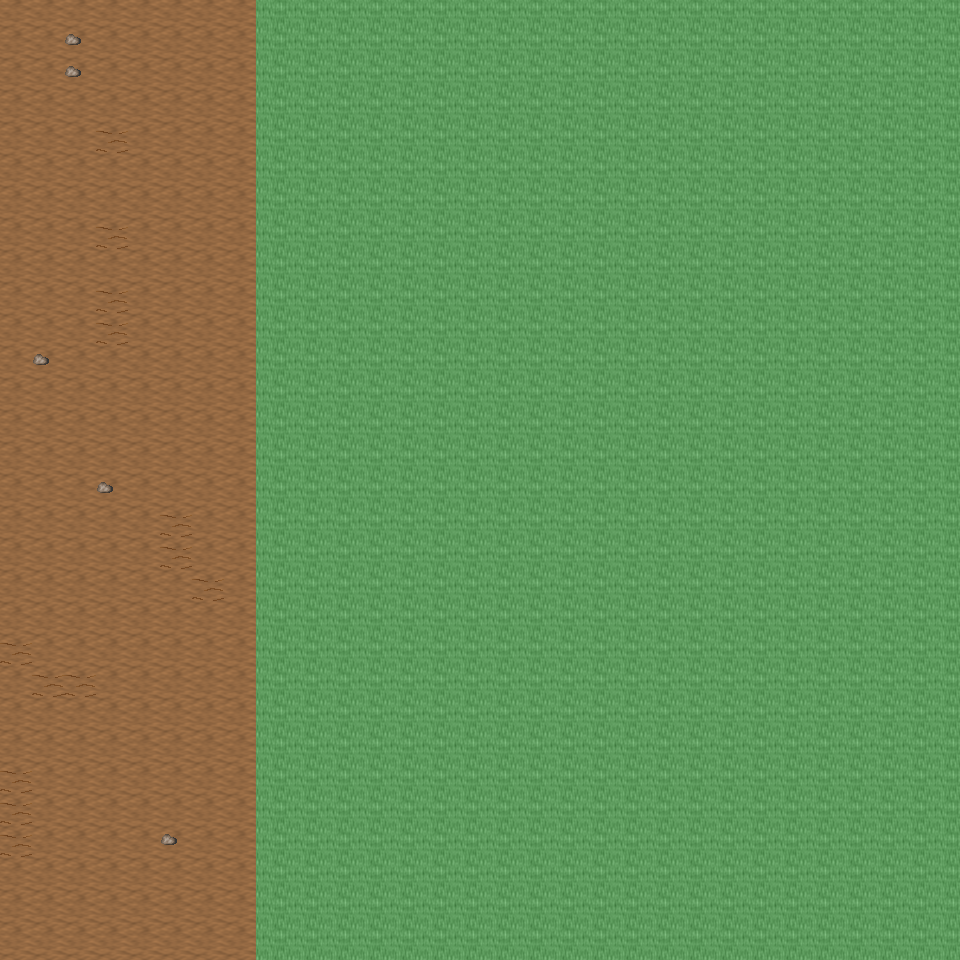

A 2D game scene composited from a Tiled map and its tileset images. What follows is a short description and the map's XML, with each tile layer's data collapsed to a summary:
An orthogonal 30x30 tile map with 32x32 px tiles, 6 tile layers (Ground, Object, Object2, Above, ...), 17 tilesets and 3 objects (3x mapchange).

<map version="1.0" orientation="orthogonal" renderorder="right-down" width="30" height="30" tilewidth="32" tileheight="32" nextobjectid="4">
  <tileset firstgid="1" name="tileset_ground_ground" tilewidth="32" tileheight="32" tilecount="33" columns="3">
    <image source="../drawable/tileset_ground_ground.png" width="96" height="352" />
  </tileset>
  <tileset firstgid="34" name="tileset_ground_rock_pebbles" tilewidth="32" tileheight="32" tilecount="3" columns="1">
    <image source="../drawable/tileset_ground_rock_pebbles.png" width="32" height="96" />
  </tileset>
  <tileset firstgid="37" name="tileset_ground_grass_edges" tilewidth="32" tileheight="32" tilecount="36" columns="12">
    <image source="../drawable/tileset_ground_grass_edges.png" width="384" height="96" />
  </tileset>
  <tileset firstgid="73" name="tileset_plant_flower_daisy_white" tilewidth="32" tileheight="32" tilecount="8" columns="2">
    <image source="../drawable/tileset_plant_flower_daisy_white.png" width="64" height="128" />
  </tileset>
  <tileset firstgid="81" name="tileset_ground_ridge_earth_dark" tilewidth="32" tileheight="32" tilecount="96" columns="12">
    <image source="../drawable/tileset_ground_ridge_earth_dark.png" width="384" height="256" />
  </tileset>
  <tileset firstgid="177" name="tileset_plant_grasses" tilewidth="32" tileheight="32" tilecount="6" columns="3">
    <image source="../drawable/tileset_plant_grasses.png" width="96" height="64" />
  </tileset>
  <tileset firstgid="183" name="tileset_ground_earth_edges" tilewidth="32" tileheight="32" tilecount="18" columns="6">
    <image source="../drawable/tileset_ground_earth_edges.png" width="192" height="96" />
  </tileset>
  <tileset firstgid="201" name="tileset_ground_pothole" tilewidth="32" tileheight="32" tilecount="4" columns="4">
    <image source="../drawable/tileset_ground_pothole.png" width="128" height="32" />
  </tileset>
  <tileset firstgid="205" name="tileset_item_statue_green_stone_3" tilewidth="32" tileheight="32" tilecount="3" columns="1">
    <image source="../drawable/tileset_item_statue_green_stone_3.png" width="32" height="96" />
  </tileset>
  <tileset firstgid="208" name="tileset_ground_rock_rocks_2" tilewidth="32" tileheight="32" tilecount="4" columns="2">
    <image source="../drawable/tileset_ground_rock_rocks_2.png" width="64" height="64" />
  </tileset>
  <tileset firstgid="212" name="tileset_logic_collision" tilewidth="32" tileheight="32" tilecount="1" columns="1">
    <image source="../drawable/tileset_logic_collision.png" width="32" height="32" />
  </tileset>
  <tileset firstgid="213" name="tileset_plant_tree_taller_trees" tilewidth="32" tileheight="32" tilecount="32" columns="8">
    <image source="../drawable/tileset_plant_tree_taller_trees.png" width="256" height="128" />
  </tileset>
  <tileset firstgid="245" name="tileset_plant_tree_spruce" tilewidth="32" tileheight="32" tilecount="6" columns="2">
    <image source="../drawable/tileset_plant_tree_spruce.png" width="64" height="96" />
  </tileset>
  <tileset firstgid="251" name="tileset_plant_bush_bush_mult_colored" tilewidth="32" tileheight="32" tilecount="6" columns="3">
    <image source="../drawable/tileset_plant_bush_bush_mult_colored.png" width="96" height="64" />
  </tileset>
  <tileset firstgid="257" name="tileset_plant_tree_pine_tree" tilewidth="32" tileheight="32" tilecount="20" columns="4">
    <image source="../drawable/tileset_plant_tree_pine_tree.png" width="128" height="160" />
  </tileset>
  <tileset firstgid="277" name="tileset_plant_tree_pine_tree_1" tilewidth="32" tileheight="32" tilecount="20" columns="4">
    <image source="../drawable/tileset_plant_tree_pine_tree_1.png" width="128" height="160" />
  </tileset>
  <tileset firstgid="297" name="tileset_building_wizards_tower" tilewidth="32" tileheight="32" tilecount="252" columns="9">
    <image source="../drawable/tileset_building_wizards_tower.png" width="288" height="896" />
  </tileset>
  <layer name="Ground" width="30" height="30">
    <data>[900 cells, 900 non-empty, 3 distinct tile ids]</data>
  </layer>
  <layer name="Object" width="30" height="30">
    <data>[900 cells, 126 non-empty, 17 distinct tile ids]</data>
  </layer>
  <layer name="Object2" width="30" height="30">
    <data>[900 cells, 0 non-empty, 0 distinct tile ids]</data>
  </layer>
  <layer name="Above" width="30" height="30">
    <data>[900 cells, 0 non-empty, 0 distinct tile ids]</data>
  </layer>
  <layer name="Above2" width="30" height="30">
    <data>[900 cells, 0 non-empty, 0 distinct tile ids]</data>
  </layer>
  <layer name="Walkable" width="30" height="30">
    <data>[900 cells, 660 non-empty, 1 distinct tile ids]</data>
  </layer>
  <objectgroup name="MapEvents">
    <object id="1" name="north" type="mapchange" x="0" y="0" width="256" height="32">
      <properties>
        <property name="map" value="0_ados_mountain_n2_w2_x3_y0" />
        <property name="place" value="south" />
      </properties>
    </object>
    <object id="2" name="south" type="mapchange" x="0" y="928" width="256" height="32">
      <properties>
        <property name="map" value="0_ados_mountain_n2_w2_x3_y2" />
        <property name="place" value="north" />
      </properties>
    </object>
    <object id="3" name="west" type="mapchange" x="0" y="0" width="32" height="960">
      <properties>
        <property name="map" value="0_ados_mountain_n2_w2_x2_y1" />
        <property name="place" value="east" />
      </properties>
    </object>
  </objectgroup>
</map>
